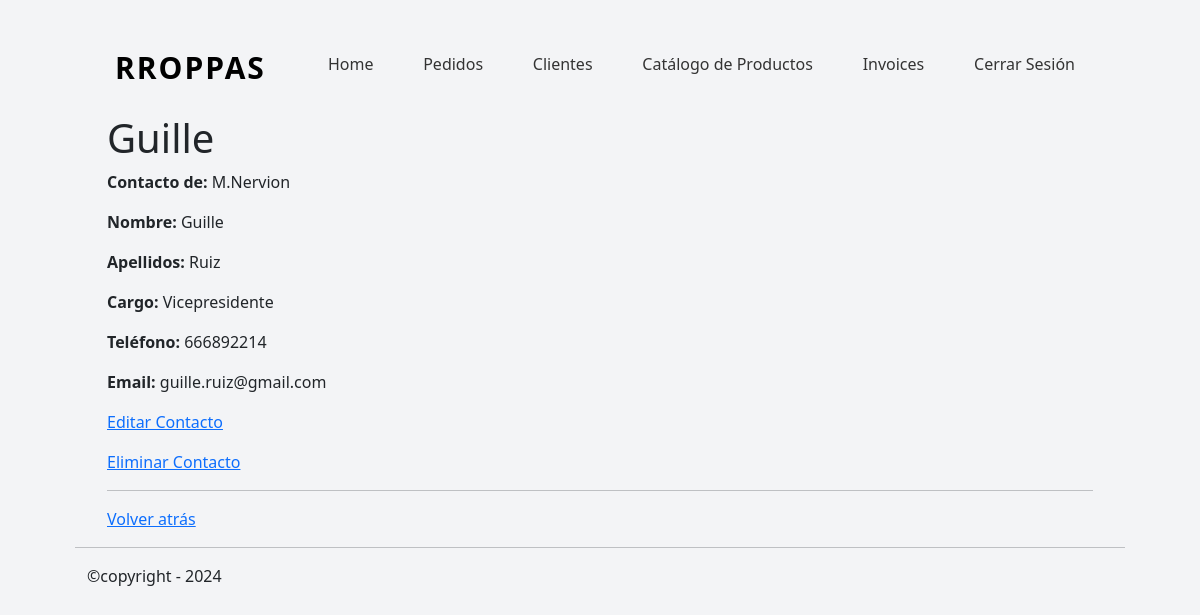
Page /clients/contact/detail/6 (signed in) on the committed database.
### clients/models.py (models this page shows, shortened)
class ClientContact(models.Model):
    client=models.ForeignKey(
        'Client',
        on_delete=models.CASCADE,
        related_name='relacionados',
    )
    first_name = models.CharField(
        verbose_name='Nombre',
        max_length=255,
    )
    last_name =models.CharField(
        verbose_name='Apellidos',
        max_length=255,
    )
    cargo = models.CharField(
        verbose_name='Cargo',
        max_length=30,
        null=True,
        blank=True,
    )
    t_number = models.CharField(
        verbose_name='Nº teléfono',
        max_length=30,
        null=True,
        blank=True
    )
    email= models.EmailField(
        blank=True,
    )

class Client(models.Model):
    TIPOS_CLIENTE = [
        ("club deportivo", "Club deportivo"),
        ("colegio", "Colegio"),
        ("ayuntamiento", "Ayuntamiento"),
        ("universidad", "Universidad"),
        ("empresa", "Empresa"),
        ("particular", "Particular"),
    ]
    name = models.CharField(
        verbose_name='Nombre',
        max_length=255,
    )
    tipo = models.CharField(
        verbose_name='Tipo de Cliente',
        choices=TIPOS_CLIENTE
    )
    cif_nif = models.CharField(
        verbose_name='CIF/NIF',
        max_length=20,
        blank=True,
        null=True,
    )
    t_number = models.CharField(
        verbose_name='Nº teléfono',
        max_length=30,
        null=True,
        blank=True
    )
    email= models.EmailField(
        blank=True,
    )
    direccion=models.TextField(
        verbose_name='Direccion',
        max_length=100,
        blank=True,
        null=True,
    )
    other=models.TextField(
        verbose_name='Otra información',
        blank=True,
        null=True,
    )
    created_at=models.DateTimeField(
        verbose_name='Fecha de Creación',
        default=timezone.now,
        )
    def __str__(self):
        return self.name

### clients/views/clients_view.py (the view)
# urls.py: path('contact/detail/<pk>', ClientContactDetailView.as_view(), name='clients_contact_detail'),
@method_decorator(login_required, name='dispatch')
class ClientContactDetailView(DetailView):
    model = ClientContact
    template_name = 'general/client_contact_detail.html'
    context_object_name = 'contact'

### mini_erp/templates/general/client_contact_detail.html (shortened to what this page needs)
{% extends "general/layout.html" %}
{% block contenido %}
<div class="container">
    <h1>{% block h1 %}{{ contact.first_name}}{% endblock %}</h1>
    <p><strong>Contacto de: </strong> {{ contact.client}}</p>
    <p><strong>Nombre:</strong> {{ contact.first_name|default_if_none:"Sin rellenar" }}</p>
    <p><strong>Apellidos:</strong> {{ contact.last_name|default_if_none:"Sin rellenar" }}</p>
    <p><strong>Cargo:</strong> {{ contact.cargo|default_if_none:"Sin rellenar" }}</p>
    <p><strong>Teléfono:</strong> {{ contact.t_number|default_if_none:"Sin rellenar" }}</p>
    <p><strong>Email:</strong> {{ contact.email|default_if_none:"Sin rellenar" }}</p>
    <p><a href="{% url 'clients:clients_contact_update' contact.pk %}">Editar Contacto</a></p>
    <p><a href="{% url 'clients:clients_contact_delete' contact.pk %}">Eliminar Contacto</a></p>
    <hr>
    <p><a href="{% url 'clients:clients_detail' contact.client.pk %}">Volver atrás</a></p>
</div>
{% endblock %}

### mini_erp/static/orders/css/orders.css (style rules this page uses)
* { box-sizing: border-box; }
body { padding: 30px; margin:auto 45px }
body { background-color: #f3f4f6; }

### rows in the picture
ClientContact: first_name "Guille", client "M.Nervion", last_name "Ruiz", cargo "Vicepresidente", t_number "666892214", email "guille.ruiz@gmail.com"
